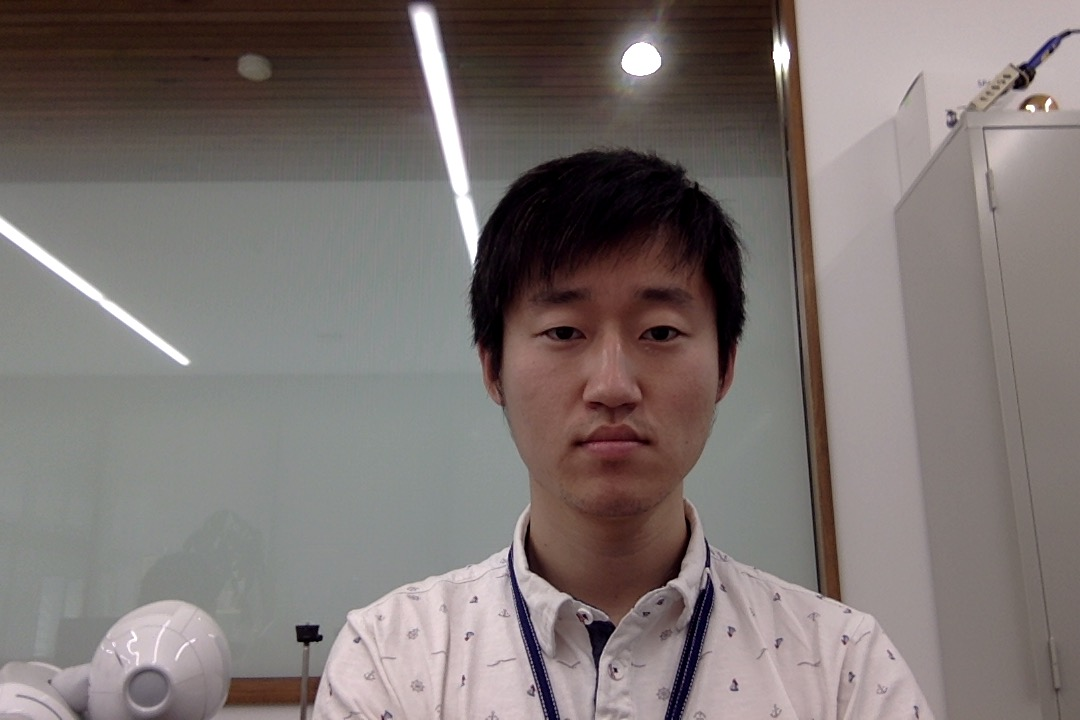
#> input picture Face Detection/EclipseWS/face-collector/data/Gang.jpg, 1080 x 720 px, found by its file name
$ python result_visualisation.py --result_folder out --image_name '../../../../Face Detection/EclipseWS/face-collector/data/Gang.jpg' --IUV_name '../../../../Face Detection/EclipseWS/face-collector/data/Tsunematsu-Itamochi.jpg' --INDS_name '../../../../Face Detection/EclipseWS/face-collector/data/Tsunematsu-Itamochi.jpg'
#> lines starting #> are read from the running program, lines starting #| are printed output that depends on the picture
import numpy
import cv2
import matplotlib.pyplot as plt
import numpy as np
import argparse

parser = argparse.ArgumentParser()

parser.add_argument("--result_folder", required=True, help="folder to save predicted results", type=str)
parser.add_argument("--image_name", required=True, help="image name to process", type=str)
parser.add_argument("--IUV_name", required=True, help="IUV image name to process", type=str)
parser.add_argument("--INDS_name", required=True, help="INDS image name to process", type=str)

args = parser.parse_args()

'''
ResultFolder = "1"
OriginImage = '../demo_data/demo_im.jpg'
IUVImage = '/demo_im_IUV.png'
INDSImage = '/demo_im_INDS.png'
'''
'''
ResultFolder = "2"
OriginImage = ResultFolder+'/000000000057.jpg'
IUVImage = '/000000000057_IUV.png'
INDSImage = '/000000000057_INDS.png'
'''
'''
ResultFolder = "3"
OriginImage = ResultFolder+'/000000000063.jpg'
IUVImage = '/000000000063_IUV.png'
INDSImage = '/000000000063_INDS.png'
'''
'''
ResultFolder = "4"
OriginImage = ResultFolder+'/000000000069.jpg'
IUVImage = '/000000000069_IUV.png'
INDSImage = '/000000000069_INDS.png'
'''
'''
ResultFolder = "5"
OriginImage = ResultFolder+'/000000000171.jpg'
IUVImage = '/000000000171_IUV.png'
INDSImage = '/000000000171_INDS.png'
'''


ResultFolder = args.result_folder
OriginImage = ResultFolder+'/'+args.image_name
IUVImage = '/' + args.IUV_name
INDSImage = '/' + args.INDS_name

print(ResultFolder, OriginImage, IUVImage, INDSImage)


im  = cv2.imread(OriginImage)
#> im is the input picture: shape (720, 1080, 3); mean B, G, R 113.7, 116, 124.9
IUV = cv2.imread(ResultFolder+IUVImage)
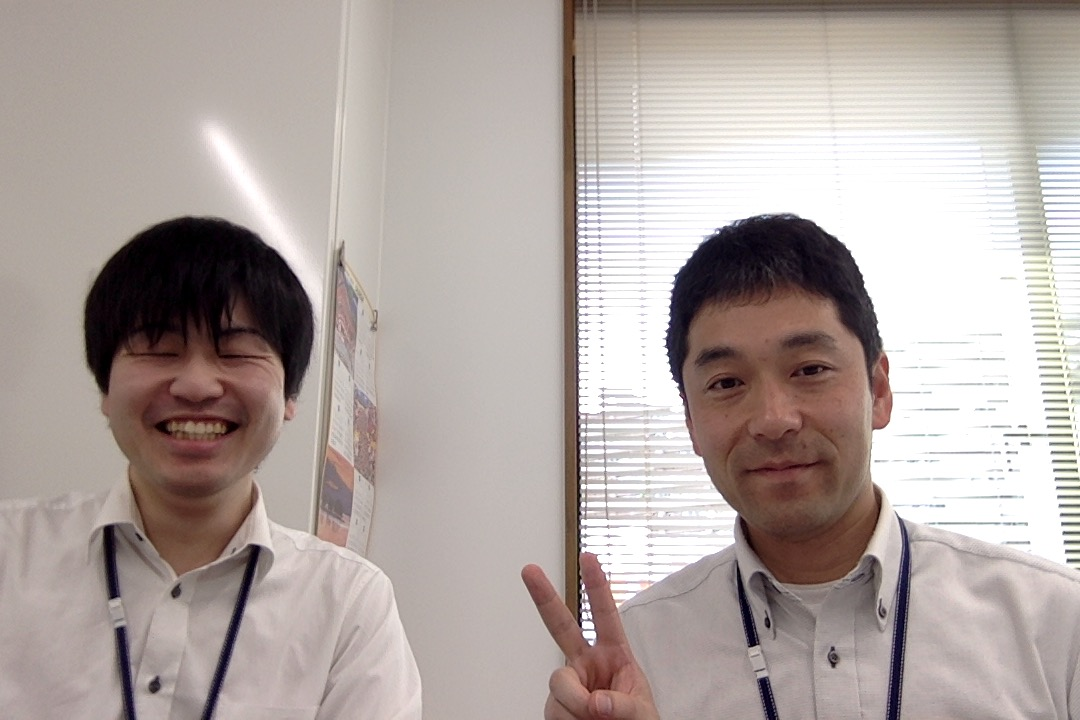
#> input picture Face Detection/EclipseWS/face-collector/data/Tsunematsu-Itamochi.jpg, 1080 x 720 px, found by its file name
#> IUV is the input picture: shape (720, 1080, 3); mean B, G, R 160.9, 164.9, 175.9
INDS = cv2.imread(ResultFolder+INDSImage,  0)
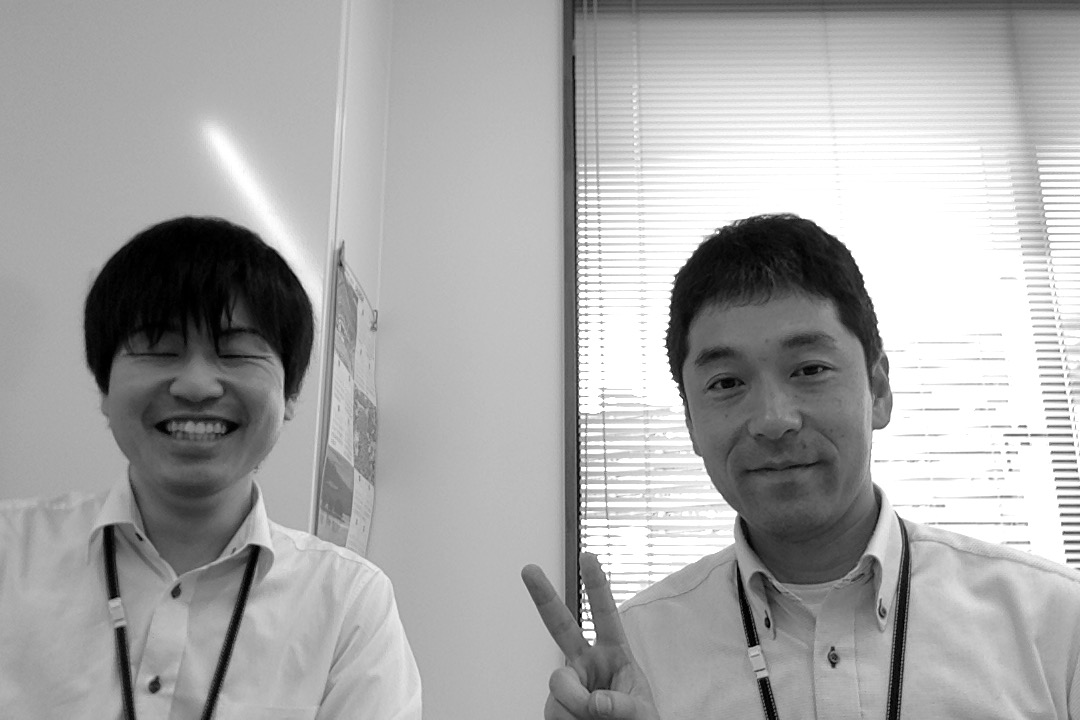
#> INDS: shape (720, 1080); min 0, max 255, mean 167.8

fig, ax = plt.subplots(2, 1, figsize=(10, 15))

#fig = plt.figure(figsize=[15,15])
ax[0].imshow(   np.hstack((IUV[:,:,0]/24. ,IUV[:,:,1]/256. ,IUV[:,:,2]/256.))  )
ax[0].set_title('I, U and V images.')
ax[0].axis('off')
#plt.show()

#fig = plt.figure(figsize=[12,12])
ax[1].imshow( im[:,:,::-1] )
ax[1].contour( IUV[:,:,1]/256.,10, linewidths = 1 )
ax[1].contour( IUV[:,:,2]/256.,10, linewidths = 1 )
ax[1].axis('off')
#plt.show()

'''
#fig = plt.figure(figsize=[12,12])
ax[2].imshow( im[:,:,::-1] )
ax[2].contour( INDS, linewidths = 4 )
ax[2].axis('off')
'''
plt.tight_layout()
#plt.show()
plt.savefig(ResultFolder+'/merged_result.png', bbox_inches='tight')
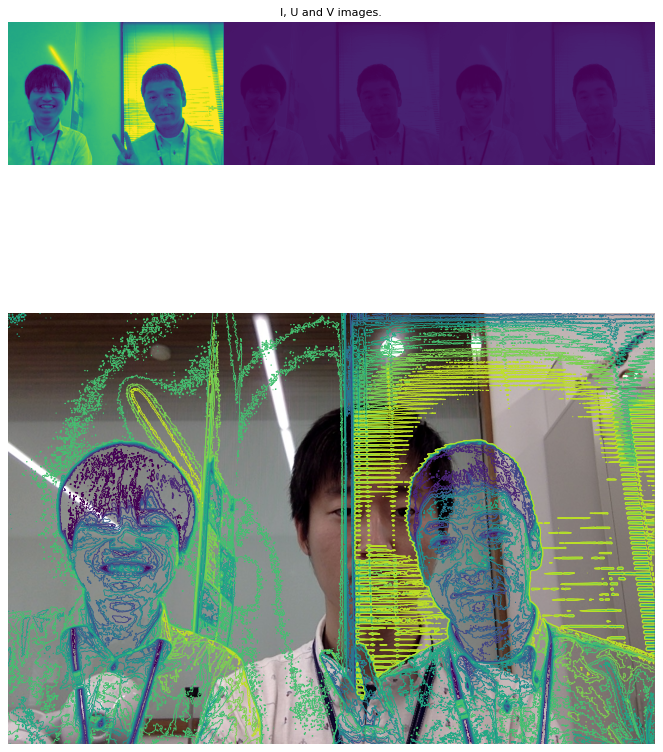
#> figure drawn by matplotlib, 2 panels
